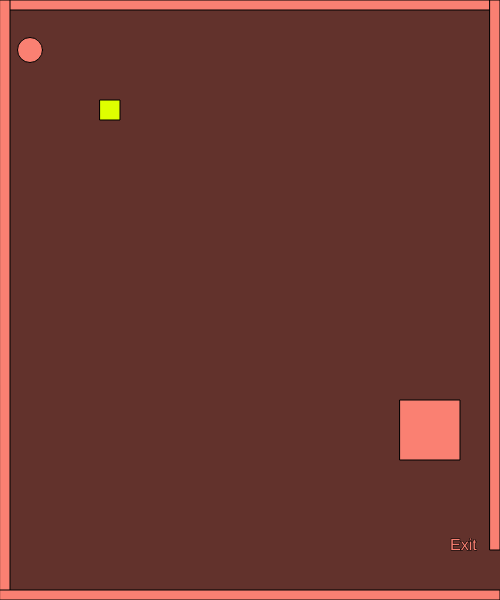
Frame 1 (no input)
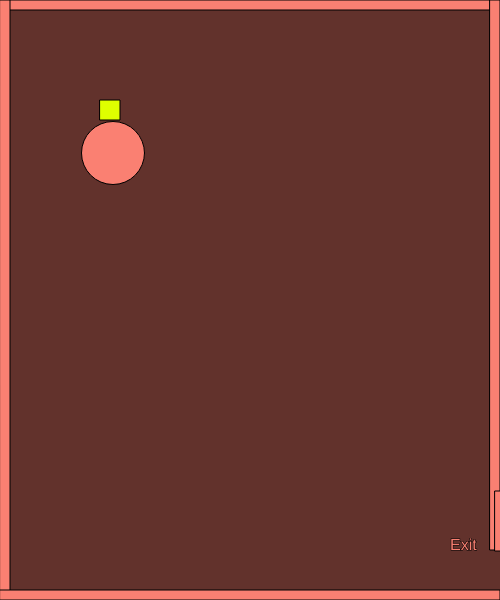
Frame 60 (no input)
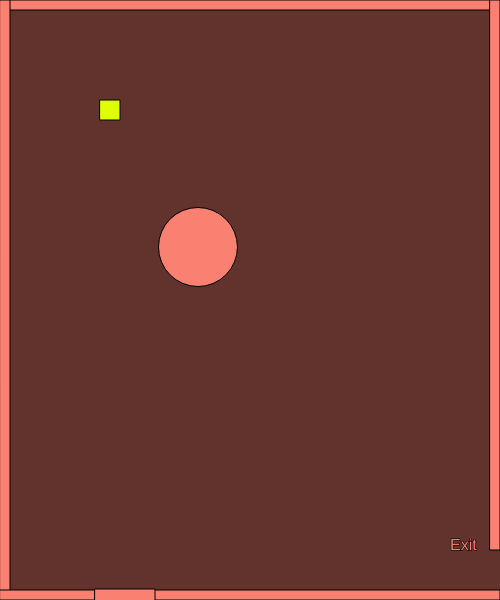
Frame 120 (the mouse pressed at the canvas centre since frame 60)

The p5.js sketch that drew these frames (run headless with seeded random() and noise() and a simulated clock; from frame 60 on, the mouse is pressed at the canvas centre):

// p5.js sketch
// ── sketch.js
// x and y for my character
var characterX = 100;
var characterY = 100;
// define the key codes for each letter
var w = 87; 
var s = 83;
var a = 65;
var d = 68;

// x and y for Moving Obstacles 1 & 2
var x = 30;
var y = 50;
var diameter = 25
var xSpeed;
var ySpeed;

var o = 400;
var p = 400;
var oSpeed;
var pSpeed;


// create a shape when the mouse is clicked
var mouseShapeX;
var mouseShapeY;
function setup()
{
    createCanvas(500, 600);
    // get a random speed when the it first starts
    xSpeed = Math.floor(Math.random() * (Math.floor(Math.random() * 5)) + 1);
    ySpeed = Math.floor(Math.random() * (Math.floor(Math.random() * 5)) + 1);
}

function draw()
{
    background(98,50,44);
    stroke(0);
    fill("#fa8072");
    // top border
    rect(0,0,width,10);
    // left border
    rect(0,0,10,height);
    // bottom border
    rect(0, height-10,width, 10);
    // right upper border
    rect(width-10,0,10,height-50);

    // exit message
    textSize(16);
    text("Exit", width-50,height-50)

    //character
    fill(223,255,0);
    rect(characterX,characterY,20);



    // handle the keys
    if(keyIsDown(w))
    {
        characterY -= 10;   
    }
    if(keyIsDown(s))
    {
        characterY += 10;   
    }
    if(keyIsDown(a))
    {
        characterX -= 10;   
    }
    if(keyIsDown(d))
    {
        characterX += 10;   
    }

    // Moving Obstacle 1
    fill("#fa8072");
    // draw the shape
    circle(x, y, diameter);

    // if else stuff

      if (diameter <= 50) {
        diameter += 8;
      } else if (diameter == 100 || diameter <= 150) {
        diameter += 2;

      } else if (diameter != 200) {
        diameter = 25;
      }


     // get a random speed when the it first starts
     xSpeed = Math.floor(Math.random() * (Math.floor(Math.random() * 5)) + 1);
     ySpeed = Math.floor(Math.random() * (Math.floor(Math.random() * 5)) + 1);

    // move the shape
    x += xSpeed;
    y += ySpeed;
    // check to see if the shape has gone out of bounds
    if(x > width)
    {
        x = 0;
    }
    if(x < 0)
    {
        x = width;
    }
    if(y > height)
    {
        y = 0;
    }
    if(y < 0)
    {
        y = height;
    }

    // Moving Obstacle 2
    fill("#fa8072");
    // draw the shape
    rect(o, p, 60);


     // get a random speed when the it first starts
     oSpeed = Math.floor(Math.random() * (Math.floor(Math.random() * 5)) + 1);
     pSpeed = Math.floor(Math.random() * (Math.floor(Math.random() * 5)) + 1);

    // move the shape
    o += oSpeed;
    p += pSpeed;
    // check to see if the shape has gone out of bounds
    if(o > width)
    {
        o = 0;
    }
    if(o < 0)
    {
        o = width;
    }

    if(p > height)
    {p = 0;}

    if(p < 0)
    {p = height;}

    // check to see if the character has left the exit
    if(characterX > width && characterY > width-50)
    {
        fill("#fa8072");
        textSize(20);
        text("You did it! You beautiful square!", 100, 250);
    }

    // create the shape based on the mouse click
    fill("#fa8072");
    rect(mouseShapeX, mouseShapeY, 30);
}

function mouseClicked()
{
    fill("#fa8072")
    mouseShapeX = mouseX;
    mouseShapeY = mouseY;
}
// ── MovetheSquare.html
<html>
    <head>
        <title>Square Escape</title>
        <script src="p5.js"></script>
        <script src="sketch.js"></script>
    </head>
    <body>

    </body>
</html>
